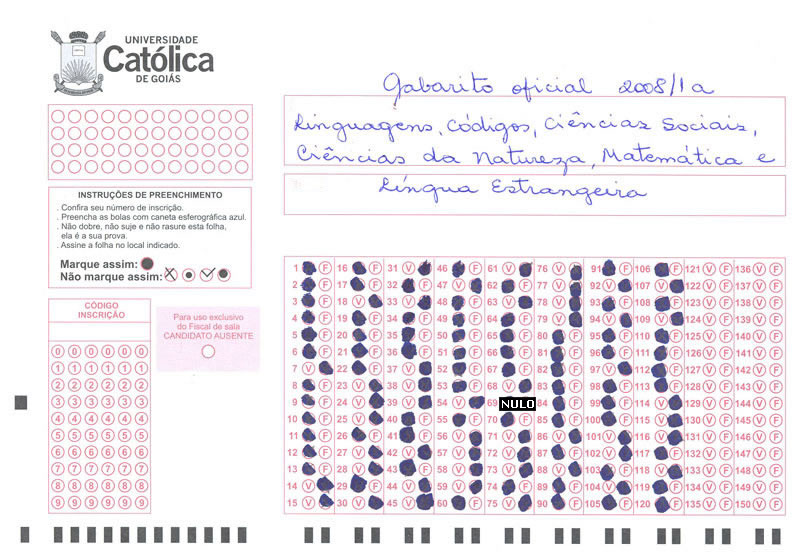
#> input picture IFMG/VisaoComputacional/pratica4/ROI/original.jpeg, 800 x 559 px
$ python Atividade3.py
#> lines starting #> are read from the running program, lines starting #| are printed output that depends on the picture; after the words box and inside, x2 and y2 are one past the last pixel; in counts of white or black regions, pixels touching at a corner belong together
#sudo apt-get install python3-pip
#sudo pip3 install opencv-python
#sudo pip3 install numpy
#sudo pip3 install matplotlib

import cv2
import numpy

print ('opencv'+cv2.__version__)#Confirma a versão
print ('numpy'+numpy.__version__)#Confirma a versão


#############################
# Inicio Extra
#############################

# Converte a imagem em escala de cinza
def grayScale(img):
    return cv2.cvtColor(img,cv2.COLOR_BGR2GRAY)

# Converte a imagem em escala de cinza Na unha
# [37 lines left out: functions myGrayScale, showMatrix, showHistograma, show2Histograma, not called in this run]


#############################
# Fim Extra
#############################

#############################
# Inicio Core
#############################

# Abre a imagem
def imagemRead(path):
#> called with path = 'original.jpeg'
    img = cv2.imread(path)
#> img is the input picture: shape (559, 800, 3); mean B, G, R 237.2, 232.9, 238
    return img

# Separa a imagem em 3 Canais
# [24 lines left out: functions getCanais, mergeCanais, metaImagem, not called in this run]

# Mostra a imagem na tela
def showImg(img):
    cv2.imshow('nomeImg',img)
    cv2.waitKey(0)
    return

# Altera todos os valores dos pixels
# [7 lines left out: function filterCanal, not called in this run]

def filterCanais(image,fx):
    linhas = image.shape[0]
#> linhas = 559
    colunas = image.shape[1]
#> colunas = 800
    for l in range(linhas):
        for c in range(colunas):
            newPixel = fx(image[l][c])
            image[l][c][0] = newPixel
            image[l][c][1] = newPixel
            image[l][c][2] = newPixel
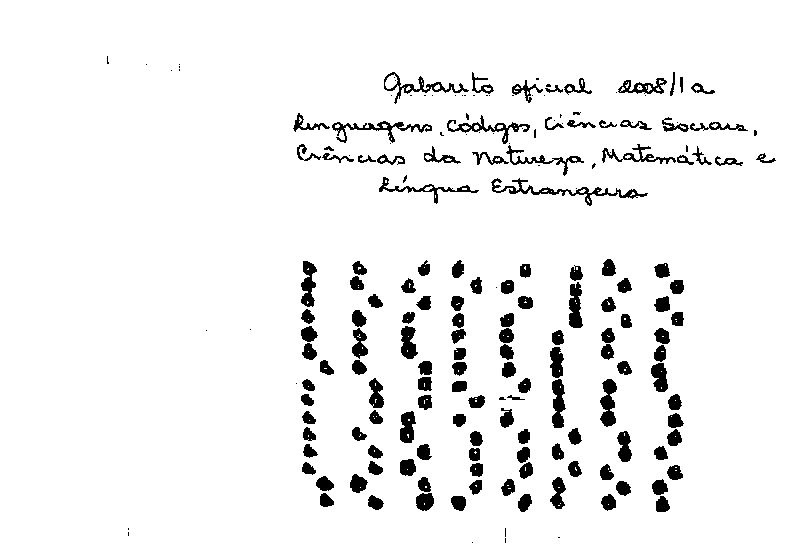
#> image: shape (559, 800, 3); 94.3% white; 197 black regions (60 under 20 px), largest, box (x1, y1, x2, y2) and area: (491, 178, 648, 206) 778, (332, 121, 432, 143) 561, (600, 379, 617, 427) 522
    return image


# Cria um Histograma
def histograma(canal):
    return numpy.histogram(canal.flatten(),256,[0,256])

# Retorna um vetor com a probabilidade de ocorrência de um tom menor ou igual o tom analisado
def cdf(vetPmf):
    return vetPmf.cumsum()

# Retorna um vetor com probabilidade de ocorrência do tom X na imagem
def pmf(histogram,totalPixel):
    #Quantidade de pixels de tom 'x' dividido pela quantidade de pixel
    return histogram/totalPixel

# Normalizar o vetor ou seja coloca todos os valores do vetor em um range
def normalizacao(vetCdf):
    return (vetCdf - vetCdf.min())*255  /  (vetCdf.max()-vetCdf.min())

# [19 lines left out: functions equalizaCanal, equaliza, not called in this run]

#############################
# Fim Core
#############################
# Exemplos de Filtros


original = imagemRead('original.jpeg')
img = imagemRead('original.jpeg')
# Pega apenas o que o matiz azul for maior que as outra em no minimo 5%
def fx(pixel):
    #B=0 G=1 R=2
    if(pixel[1] == 0 or pixel[2] == 0):
        if ( ( pixel[0] > pixel[1] ) and ( pixel[0] > pixel[2]) ):
            return 0
        return 255
    if ( (pixel[0]/pixel[1] > 1.05) and ( pixel[0]/pixel[2] > 1.05) ):
        return 0
    return 255

# Se verde >100 o pixel vira branco
newImg = filterCanais(img,fx)
#Mostra as 2 Img's
showImg(original)
showImg(newImg)

$ run again, with IFMG/VisaoComputacional/pratica4/ROI/side2side.png saved as IFMG/VisaoComputacional/pratica4/ROI/original.jpeg
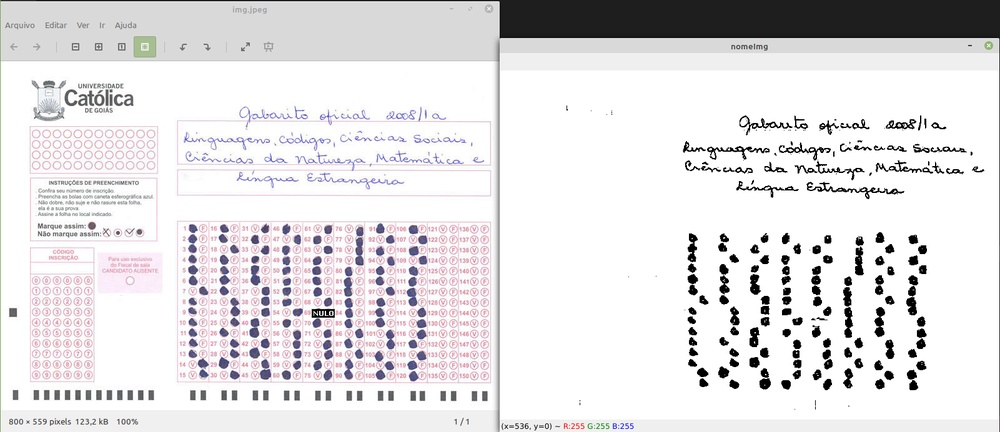
#> input picture IFMG/VisaoComputacional/pratica4/ROI/side2side.png, 1000 x 432 px, shrunk from 1601 x 692 before the run
#> in imagemRead, img is the input picture: shape (432, 1000, 3); mean B, G, R 226.1, 224.6, 226.4
#> after the loop in filterCanais, `for l in range(linhas):`:
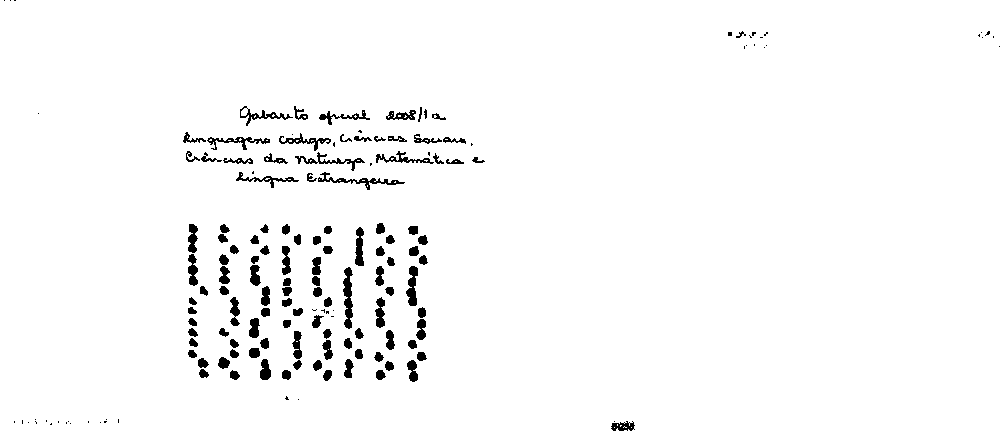
#> image: shape (432, 1000, 3); 97.3% white; 165 black regions (51 under 20 px), largest, box (x1, y1, x2, y2) and area: (343, 267, 353, 329) 404, (318, 172, 405, 190) 335, (406, 266, 418, 306) 298
